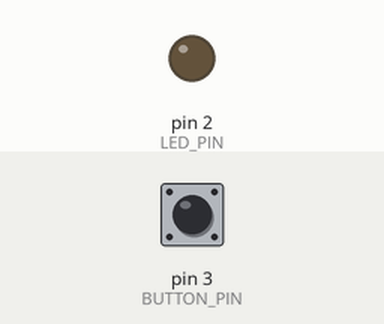
This sketch was run on a simulated Arduino Uno, built with avr-gcc and run on an emulated ATmega328P. Parts: output pins drawn as LEDs (lit = HIGH). Inputs (shaded band) come from the test bench; at power-on: pin 3 (BUTTON_PIN) HIGH.

Above: at 1.2 s.
1.3 s: pin 3 (BUTTON_PIN) pulled LOW for 0.15 s
At 1.37 s:
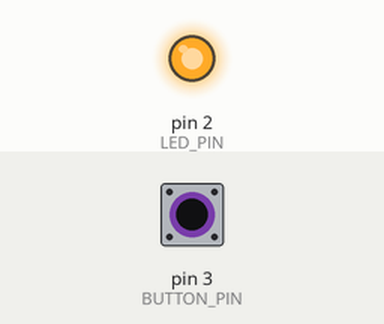
2.9 s: pin 3 (BUTTON_PIN) pulled LOW for 3.2 s
At 7.4 s:
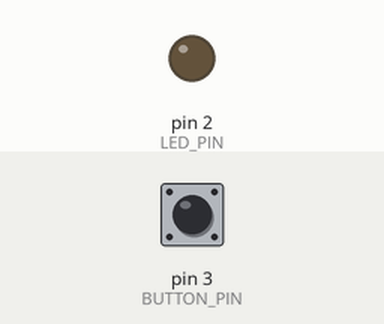
Timing chart, 0 to 8.9 s (numbered marks = the images above; inputs shaded):
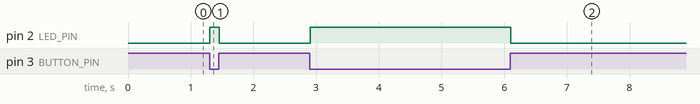

Measured:
- after the input at 1.3 s, pin 2 (LED_PIN): LOW → HIGH at once, → LOW 0.15 s later
- after the input at 2.9 s, pin 2 (LED_PIN): LOW → HIGH at once, → LOW 3.2 s later

The sketch:

blink_LED.ino
```cpp
#include <Bounce2.h>

#define BUTTON_PIN 3
#define LED_PIN 2

Bounce debouncer = Bounce();

void setup() {

  pinMode(BUTTON_PIN,INPUT_PULLUP);

  debouncer.attach(BUTTON_PIN);
  debouncer.interval(5); // interval in ms

  pinMode(LED_PIN,OUTPUT);

}

void loop() {
  debouncer.update();

  int value = debouncer.read();

  if ( value == LOW ) {
    digitalWrite(LED_PIN, HIGH );
  }
  else {
    digitalWrite(LED_PIN, LOW );
  }

}
```
